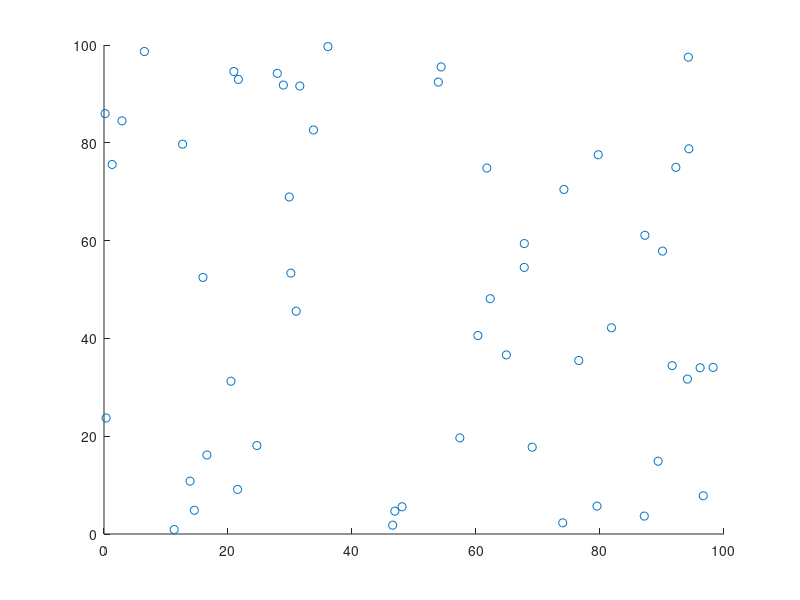

Here is the MATLAB script that generated this plot: (Note: this script raises an error after producing the figure.)
clear all
close all

%% Create virtual area with randomly placed sensors
% Consider the situation where we randomly place sensors in a square area of 100x100 m 2 to
% measure a certain quantity (for example temperature, density, ...).

% Set random seed for repeatability
rng(5);

% Define the area, amount of sensors and upper and lower bound of the
% measured values from the sensors in the network.
area = 100; % Meter (area x area)
n = 55;     % Number of nodes
lower = -10;% Lower bound of sensor measurement
upper = 30; % Upper bound of sensor measurement

% Define the coordinates of the sensors and place them in the area.
coordinates = area*rand([n 2]);
measurment = lower + (upper - lower).*rand(n,1);
figure(1)
scatter(coordinates(:, 1), coordinates(:, 2))

%% Construct a proper connected sensor network
% • Design a proper connected sensor network that covers the area of the plant by using a
% reasonable number of sensors. How many do we need to guarantee a connected sensor
% network? Motivate your choice.

% Given the maximal coverage distance between consecutive sensors, compute
% the minimum amount of sensors needed to guarantee a proper connected sensor
% network.
sensorRadius = 10;                          % Define sensor coverage in m
nNeeded = ceil(find_n(sensorRadius)*area);  % 
r = sqrt((2*log(n))/(n))*area;
prob = 1 - 1/n^2;
sensorRadius = r;
distanceSensors = zeros(n);
inRadius = zeros(n);
neighbors = [];
neighbors_pdmm = [];
D = zeros(n);
A = zeros(n);

for i = 1:n
    for j = 1:n
        distanceSensors(i,j) = sqrt((coordinates(i,1) - coordinates(j,1))^2 + (coordinates(i,2) - coordinates(j,2))^2);
        if distanceSensors(i,j) <= sensorRadius && i<j
            inRadius(i,j) = 1;
            neighbors = [neighbors ; i , j]; 
        end
        if distanceSensors(i,j) <= sensorRadius && i~=j
            neighbors_pdmm = [neighbors_pdmm ; i , j]; 
            A(i,j) = 1;
            D(i,i) = D(i,i) + 1;
        end  
    end
end

if nnz(diag(D)) ~= length(diag(D))
    disp("ERROR")
    return
end

figure(2)
hold on
title(['# Sensors = ' num2str(n), ' Radius = ', num2str(sensorRadius), ' prob = ', num2str(prob)])
scatter(coordinates(:,1), coordinates(:,2))
for k = 1:length(neighbors)

    x_temp1 = coordinates(neighbors(k,1),1); % Get first x coordinate
    y_temp1 = coordinates(neighbors(k,1),2); % Get first y coordinate

    x_temp2 = coordinates(neighbors(k,2),1); % Get second x coordinate
    y_temp2 = coordinates(neighbors(k,2),2); % Get second y coordinate
    % Plot lines between neighboring nodes
    plot([x_temp1, x_temp2] ,[y_temp1, y_temp2], '--', Color='k')
end    
hold off


%% • Suppose the sensor network would like to compute the average value of the 
% measurement data. In addition to a randomised gossip implementation, which will
% serve as a baseline method, implement the average consensus problem using the
% PDMM algorithm. Report the performance in terms of convergence speed and number
% of transmissions and compare this to the results obtained by the randomised gossip
% algorithm.

% Randomized Gossip
%selectedNode = ceil(1 + (n - 1)*rand(1));
W_i_j = zeros(n);
%W_Bar = zeros([n*n n]);
% Initialize 
P = generate_p_matrix(inRadius);

W_bar = zeros(n);
for i = 1:n
    for j = i+1:n 
        if P(i,j) > 0
            e_i = zeros([n 1]);
            e_i(i,:) = 1;
            e_j = zeros([n 1]);
            e_j(j,:) = 1;
            W_i_j = eye(n) - (1/2)*(e_i - e_j)*(e_i - e_j)';
            W_bar = W_bar + P(i,j)*W_i_j;
        end
    end
end    

numberEdges = size(neighbors,1);

W_cell = cell(numberEdges,1);

for k = 1:numberEdges
    i = neighbors(k,1);
    j = neighbors(k,2);
    e_i = zeros(n,1); e_i(i) = 1;
    e_j = zeros(n,1); e_j(j) = 1;
    W_cell{k} = eye(n) - 0.5 * (e_i - e_j) * (e_i - e_j)';
end

cvx_begin
    variable p(numberEdges) nonnegative

    W_bar = 0;
    for k = 1:numberEdges
        W_bar = W_bar + p(k) * W_cell{k};
    end    
    W_bar = W_bar / n;
    %eigval = eigs(W_bar);
    minimize (lambda_max(W_bar - (1/n)*ones(n)))
    %minimize (lambda_sum_largest(W_bar,2))
    %minimize (svd)

    for i = 1:n
        idx = (neighbors(:,1) == i) | (neighbors(:,2) == i);
        sum(p(idx)) == 1;
    end    
cvx_end
W_bar = full(W_bar);
P_opt = zeros(n);
for k = 1:numberEdges
    i = neighbors(k,1);
    j = neighbors(k,2);
    P_opt(i,j) = p(k);
    P_opt(j,i) = p(k); % symmetric
end
%%
x = measurment;
K = 10000;
meanBase = mean(x);
error = zeros([K+1 1]);

for k = 1:K
    error(k,1) = norm(x - meanBase,2)^2/n;
    index = randi([1 numberEdges], 1);
    % pickedNode = randi([1 n], 1);  %Pick uniformly a random node
    % edge_idx = randsample(n, 1, true, P_opt(pickedNode,:)); % pick edge node according to optimal P_opt
    % i = pickedNode;%neighbors(edge_idx, 1);
    % j = edge_idx;%neighbors(edge_idx, 2);
    % avg = (x(i) + x(j))/2;
    % x(i) = avg;
    % x(j) = avg;
    x = W_cell{index}*x;
end    
error(k+1,1) = norm(x - meanBase,2)^2/n;

figure(3)
plot(error)
set(gca, 'YScale', 'log')
fprintf('Final error: %f \n', error(end))

%% PDMM
A_pdmm = -triu(A) + tril(A);

x_pdmm = measurment;
a = measurment;
meanBase_pdmm = mean(x_pdmm);
K = 10000; % Number of iterations
c = 0.2;
error_pdmm = zeros([K + 1 1]);
Z = zeros(n);
updated = zeros(n);
Y = zeros(n);
%d = diag(D); % Degree of every node

for k = 1:K
    error_pdmm(k,1) = norm(x_pdmm - meanBase_pdmm,2)^2/n;
    for i = 1:n 
        sumNeighbors = 0;

        pdmm_neighbors = find(neighbors_pdmm(:,1) == i);
        d = length(pdmm_neighbors);
        for index = pdmm_neighbors' % Transpose such that it iterates through it
            j = neighbors_pdmm(index, 2);
            if A_pdmm(i,j) == 0
                disp('Error: A_pdmm == 0')
                return
            end
            updated(i,j) = updated(i,j) + 1;
            sumNeighbors = sumNeighbors + A_pdmm(i,j)*Z(i,j);
        end
    % X Update equation 
        x_pdmm(i) = (a(i) - sumNeighbors)/ (1+ c*d);
        for index = pdmm_neighbors'
            j = neighbors_pdmm(index, 2);
            Y(i,j) = Z(i,j) + 2*c*A_pdmm(i,j)*x_pdmm(i); %Y update equation
            %Z(j,i) = Y(i,j); %Z update equation
        end    
    end   
    for i = 1:n
        pdmm_neighbors = find(neighbors_pdmm(:,1) == i);
        for index = pdmm_neighbors'
            j = neighbors_pdmm(index, 2);
            Z(j,i) = Y(i,j);
        end
    end    
end

error_pdmm(k + 1,1) = norm(x_pdmm - meanBase_pdmm,2)^2/n;

figure(3)
hold on
grid on
plot(error_pdmm)
legend('Randomised Gossip', 'PDMM')
set(gca, 'YScale', 'log')
ylim([10e-15 10e5])
hold off
fprintf('Final error: %f \n', error_pdmm(end))
%% • Suppose the sensor network would like to compute the median of the measurement
% data. Implement the median consensus problem using the PDMM algorithm.

medianBase_pdmm = median(measurment);

A_pdmm_medi = -triu(A) + tril(A);

x_pdmm_medi = measurment;
a_medi = measurment;

K = 10000; % Number of iterations
c = 0.02;
error_pdmm_medi = zeros([K + 1 1]);
Z_medi = zeros(n);
updated = zeros(n);
Y_medi = zeros(n);
%d = diag(D); % Degree of every node
alselse = 0;
for k = 1:K
    error_pdmm_medi(k,1) = norm(x_pdmm_medi - medianBase_pdmm,2)^2/n;
    for i = 1:n 
        sumNeighbors_medi = 0;

        pdmm_neighbors = find(neighbors_pdmm(:,1) == i);
        d_medi = length(pdmm_neighbors);
        for index = pdmm_neighbors' % Transpose such that it iterates through it
            j = neighbors_pdmm(index, 2);
            if A_pdmm_medi(i,j) == 0
                disp('Error: A_pdmm == 0')
                return
            end
            updated(i,j) = updated(i,j) + 1;
            sumNeighbors_medi = sumNeighbors_medi + A_pdmm_medi(i,j)*Z_medi(i,j);
        end
    % X Update equation
        if (-1 - sumNeighbors_medi)/ (c*d_medi) > a(i)
            x_pdmm_medi(i) = (-1 - sumNeighbors_medi)/ (c*d_medi);
        elseif (1 - sumNeighbors_medi)/ (c*d_medi) < a(i)
            x_pdmm_medi(i) = (1 - sumNeighbors_medi)/ (c*d_medi);
        else
            alselse = alselse + 1;
            x_pdmm_medi(i) = a(i);%(0 - sumNeighbors_medi)/ (c*d_medi);
        end
        
        for index = pdmm_neighbors'
            j = neighbors_pdmm(index, 2);
            Y_medi(i,j) = Z_medi(i,j) + 2*c*A_pdmm_medi(i,j)*x_pdmm_medi(i); %Y update equation
            %Z(j,i) = Y(i,j); %Z update equation
        end    
    end   
    for i = 1:n
        pdmm_neighbors_medi = find(neighbors_pdmm(:,1) == i);
        for index = pdmm_neighbors_medi'
            j = neighbors_pdmm(index, 2);
            Z_medi(j,i) = Y_medi(i,j);
        end
    end    
end

error_pdmm_medi(k + 1,1) = norm(x_pdmm_medi - medianBase_pdmm,2)^2/n;

figure(4)
hold on
grid on
plot(error_pdmm_medi)
legend('PDMM')
set(gca, 'YScale', 'log')
ylim([10e-15 10e5])
hold off
fprintf('Final error: %f \n', error_pdmm_medi(end))